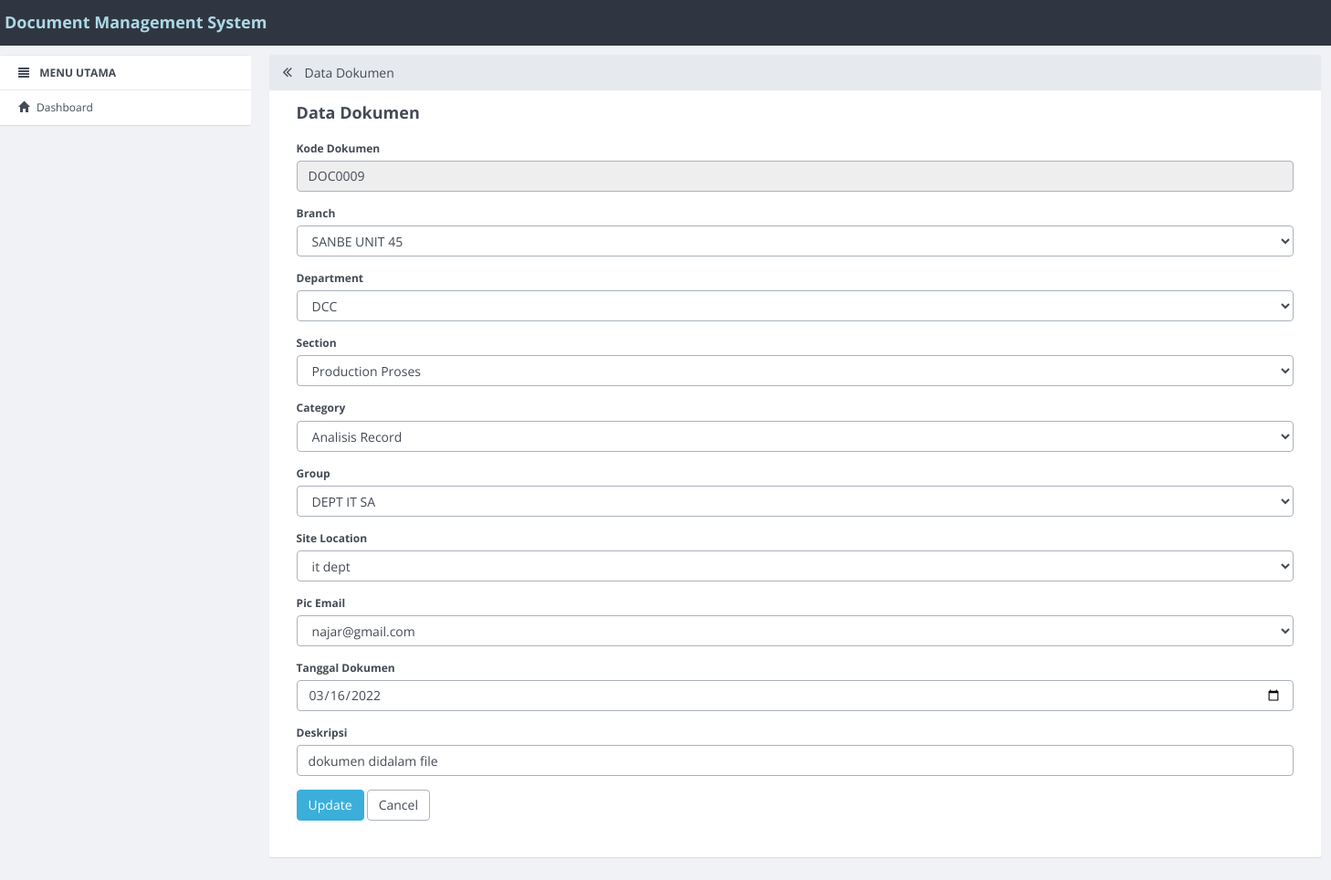
Page /document/update/9.html on the committed database.
### tables this page shows
CREATE TABLE `document` (
  `id_document` int(11) NOT NULL,
  `kode_dokumen` varchar(50) NOT NULL,
  `branch` varchar(50) NOT NULL,
  `department` varchar(50) NOT NULL,
  `section` varchar(50) NOT NULL,
  `category` varchar(50) NOT NULL,
  `grp` varchar(50) NOT NULL,
  `sitelocation` varchar(50) NOT NULL,
  `picemail` varchar(50) NOT NULL,
  `tanggal` date NOT NULL,
  `deskripsi` varchar(100) NOT NULL
);

### application/controllers/Document.php (called while the page is built, shortened)
<?php
class document extends CI_Controller
{
    function __construct()
    {
        $this->load->model('document_model');
        $this->load->model('No_urut');
        $this->load->library('form_validation');
    }
    public function update($id)
    {
        $row = $this->document_model->get_by_id($id);
        if ($row) {
            $data = array(
                'button' => 'Update',
                'action' => site_url('document/update_action'),
        'id_document' => set_value('id_document', $row->id_document),
        'kode_dokumen' => set_value('kode_dokumen', $row->kode_dokumen),
        'branch' => set_value('branch', $row->branch),
        'department' => set_value('department', $row->department),
        'section' => set_value('section', $row->section),
        'category' => set_value('category', $row->category),
        'grp' => set_value('grp', $row->grp),
        'sitelocation' => set_value('sitelocation', $row->sitelocation),
        'picemail' => set_value('picemail', $row->picemail),
        'tanggal' => set_value('tanggal', $row->tanggal),
        'deskripsi' => set_value('deskripsi', $row->deskripsi),
        'konten' => 'document/document_form',
            'judul' => 'Data Dokumen ',
        );
            $this->load->view('v_index', $data);
        } else {
            $this->session->set_flashdata('message', 'Record Not Found');
            redirect(site_url('document'));
        }
    }
}

### index.php (called while the page is built, shortened)
<?php
require_once BASEPATH.'core/CodeIgniter.php';

### application/models/document_model.php (called while the page is built, shortened)
<?php
class document_model extends CI_Model
{
    public $table = 'document';
    public $id = 'id_document';
    function get_by_id($id)
    {
        $this->db->where($this->id, $id);
        return $this->db->get($this->table)->row();
    }
}

### application/views/document/document_form.php (the view, shortened to what this page needs)
<form action="<?php echo $action; ?>" method="post">
    <div class="form-group">
            <label for="varchar">Kode Dokumen <?php echo form_error('kode_dokumen') ?></label>
            <input type="text" class="form-control" name="kode_dokumen" id="kode_dokumen" placeholder="Kode Dokumen" readonly="kode_dokumen"value="<?php echo $kode_dokumen; ?>" />
        </div>
        <div class="form-group">
            <label for="varchar"> Branch <?php echo form_error('branch') ?></label>
            <select name="branch" class="form-control">
                <option value="<?php echo $branch ?>"><?php echo $branch ?></option>
            </select>
        </div>
        <div class="form-group">
            <label for="varchar"> Department <?php echo form_error('department') ?></label>
            <select name="department" class="form-control">
                <option value="<?php echo $department ?>"><?php echo $department ?></option>
            </select>
        </div>
        <div class="form-group">
            <label for="varchar"> Section <?php echo form_error('section') ?></label>
            <select name="section" class="form-control">
                <option value="<?php echo $section ?>"><?php echo $section ?></option>
            </select>
        </div>
        <div class="form-group">
            <label for="varchar"> Category <?php echo form_error('category') ?></label>
            <select name="category" class="form-control">
                <option value="<?php echo $category ?>"><?php echo $category ?></option>
            </select>
        </div>
       <div class="form-group">
            <label for="varchar"> Group <?php echo form_error('grp') ?></label>
            <select name="grp" class="form-control">
                <option value="<?php echo $grp ?>"><?php echo $grp ?></option>
            </select>
        </div>
        <div class="form-group">
            <label for="varchar"> Site Location <?php echo form_error('sitelocation') ?></label>
            <select name="sitelocation" class="form-control">
                <option value="<?php echo $sitelocation ?>"><?php echo $sitelocation ?></option>
            </select>
        </div>
        <div class="form-group">
            <label for="varchar"> Pic Email <?php echo form_error('picemail') ?></label>
            <select name="picemail" class="form-control">
                <option value="<?php echo $picemail ?>"><?php echo $picemail ?></option>
            </select>
        </div>
        <div class="form-group">
            <label for="date">Tanggal Dokumen <?php echo form_error('tanggal') ?></label>
            <input type="date" class="form-control tgl" name="tanggal" id="tanggal" placeholder="tanggal" value="<?php echo $tanggal; ?>" />
        </div>
        <div class="form-group">
            <label for="int">Deskripsi <?php echo form_error('deskripsi') ?></label>
            <input type="text" class="form-control" name="deskripsi" id="deskripsi" placeholder="deskripsi" value="<?php echo $deskripsi; ?>" />
        </div>
         <button type="submit" class="btn btn-primary"><?php echo $button ?></button>
        <a href="<?php echo site_url('id_document') ?>" class="btn btn-default">Cancel</a>
    </form>

### rows in the picture
document: branch "SANBE UNIT 45", department "DCC", section "Production Proses", category "Analisis Record", grp "DEPT IT SA", sitelocation "it dept", picemail "najar@gmail.com", tanggal "03/16/2022", deskripsi "dokumen didalam file"

### other values in the picture
$judul "Data Dokumen"
$button "Update"
